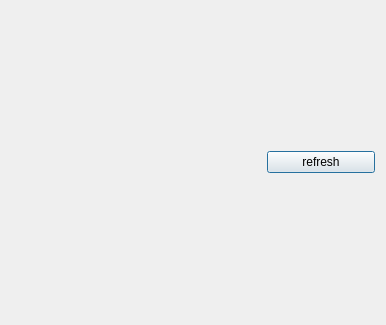
<?xml version="1.0" encoding="UTF-8"?>
<ui version="4.0">
 <class>QrcodeLogin</class>
 <widget class="QDialog" name="QrcodeLogin">
  <property name="geometry">
   <rect>
    <x>0</x>
    <y>0</y>
    <width>386</width>
    <height>325</height>
   </rect>
  </property>
  <property name="windowTitle">
   <string>ScanQRCode</string>
  </property>
  <layout class="QHBoxLayout" name="horizontalLayout">
   <item>
    <widget class="QLabel" name="qrcode">
     <property name="minimumSize">
      <size>
       <width>250</width>
       <height>250</height>
      </size>
     </property>
     <property name="maximumSize">
      <size>
       <width>250</width>
       <height>250</height>
      </size>
     </property>
     <property name="text">
      <string/>
     </property>
    </widget>
   </item>
   <item>
    <widget class="QPushButton" name="refresh_btn">
     <property name="text">
      <string>refresh</string>
     </property>
    </widget>
   </item>
  </layout>
 </widget>
 <resources/>
 <connections/>
</ui>
